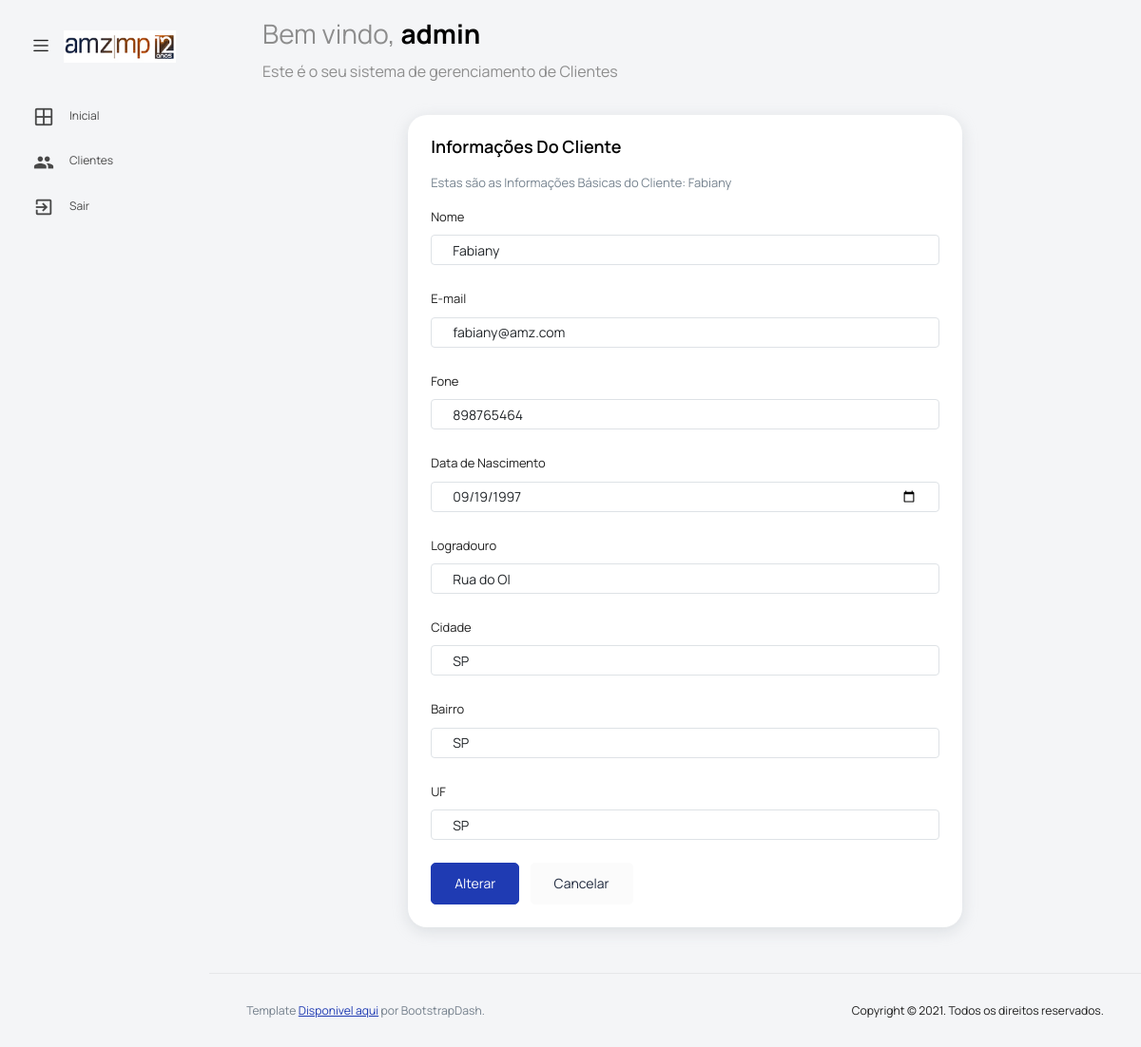
The app's page /template/alterarCliente.php?id=4 (signed in) with its own data.
### tables this page shows
CREATE TABLE `client` (
  `id` int(11) NOT NULL,
  `nome` varchar(150) NOT NULL,
  `email` varchar(150) NOT NULL,
  `fone` varchar(20) NOT NULL,
  `dataNasc` date NOT NULL,
  `logradouro` varchar(200) NOT NULL,
  `cidade` varchar(50) NOT NULL,
  `bairro` varchar(20) NOT NULL,
  `uf` varchar(20) NOT NULL
);

### template/class/Funcoes.class.php (called while the page is built, shortened)
<?php
abstract class Lista
{
	static function Cliente($id){
		try {
			$pdo = BancoDados::conectar();
			$cliente = $pdo->prepare('SELECT * FROM client WHERE id = :id');
            $cliente->bindValue(':id',$id);
			$cliente->execute();
			$cliente = $cliente->fetch(PDO::FETCH_OBJ);
			return $cliente;
		} catch (PDOException $e) {
			echo "Error: ".$e->getMessage();
		}
	}
}
?>

### template/alterarCliente.php (the view, shortened to what this page needs)
<?php
  require_once 'class/Funcoes.class.php';
  $cliente = Lista::Cliente($_GET['id']);
?>
<!DOCTYPE html>
<html lang="en">
  <head>
    <link rel="stylesheet" href="vendors/feather/feather.css" />
    <link rel="stylesheet" href="vendors/mdi/css/materialdesignicons.min.css" />
    <link rel="stylesheet" href="vendors/ti-icons/css/themify-icons.css" />
    <link rel="stylesheet" href="vendors/typicons/typicons.css" />
    <link
      rel="stylesheet"
      href="vendors/simple-line-icons/css/simple-line-icons.css"
    />
    <link rel="stylesheet" href="vendors/css/vendor.bundle.base.css" />
    <link
      rel="stylesheet"
      href="vendors/datatables.net-bs4/dataTables.bootstrap4.css"
    />
    <link rel="stylesheet" href="js/select.dataTables.min.css" />
    <link rel="stylesheet" href="css/vertical-layout-light/style.css" />
  </head>
  <body>
    <div class="container-scroller">
      <nav
        class="navbar default-layout col-lg-12 col-12 p-0 fixed-top d-flex align-items-top flex-row"
      >
        <div
          class="text-center navbar-brand-wrapper d-flex align-items-center justify-content-start"
        >
          <div class="me-3">
            <button
              class="navbar-toggler navbar-toggler align-self-center"
              type="button"
              data-bs-toggle="minimize"
            >
              <span class="icon-menu"></span>
            </button>
          </div>
          <div>
            <a class="navbar-brand brand-logo" href="index.php">
              <img src="images/logo.jpg" alt="logo" />
            </a>
          </div>
        </div>
        <div class="navbar-menu-wrapper d-flex align-items-top">
          <ul class="navbar-nav">
            <li class="nav-item font-weight-semibold d-none d-lg-block ms-0">
              <h1 class="welcome-text">
                Bem vindo, <span class="text-black fw-bold"><?php echo $_SESSION['Name']; ?></span>
              </h1>
              <h3 class="welcome-sub-text">
                Este é o seu sistema de gerenciamento de Clientes
              </h3>
            </li>
          </ul>
        </div>
      </nav>
      <div class="container-fluid page-body-wrapper">
        <nav class="sidebar sidebar-offcanvas" id="sidebar">
          <ul class="nav">
            <li class="nav-item">
              <a class="nav-link" href="index.php">
                <i class="mdi mdi-grid-large menu-icon"></i>
                <span class="menu-title">Inicial</span>
              </a>
            </li>
            <li class="nav-item">
              <a class="nav-link" href="clientes.php">
                <i class="menu-icon mdi mdi-account-multiple"></i>
                <span class="menu-title">Clientes</span>
              </a>
            </li>
            <li class="nav-item">
            <a class="nav-link" href="../doLogout.php">
              <i class="menu-icon mdi mdi-exit-to-app"></i>
              <span class="menu-title">Sair</span>
            </a>
          </li>
          </ul>
        </nav>
        <div class="main-panel">
          <div class="content-wrapper">
            <div class="row">
              <div class="col-2"></div>
              <div class="col-8 grid-margin stretch-card">
                <div class="card">
                  <div class="card-body">
                    <h4 class="card-title">Informações do Cliente</h4>
                    <p class="card-description">
                      Estas são as Informações Básicas do Cliente: <?php echo $cliente->nome; ?>
                    </p>
                    <form class="forms-sample" action="class/controle.php" method="POST">
                      <div class="form-group">
                        <label for="nome">Nome</label>
                        <input type="text" class="form-control" value="<?php echo $cliente->nome; ?>" name="nome" id="nome" placeholder="Nome">
                      </div>
                      <div class="form-group">
                        <label for="email">E-mail</label>
                        <input type="email" class="form-control" value="<?php echo $cliente->email; ?>" id="email" name="email" placeholder="E-mail">
                      </div>
                      <div class="form-group">
                        <label for="fone">Fone</label>
                        <input type="text" class="form-control" value="<?php echo $cliente->fone; ?>" id="fone" name="fone" placeholder="Fone">
                      </div>
                      <div class="form-group">
                        <label for="data">Data de Nascimento</label>
                        <input type="date" class="form-control" id="data" value="<?php echo $cliente->dataNasc;?>" name="data" >
                      </div>
                      <div class="form-group">
                        <label for="Logradouro">Logradouro</label>
                        <input type="text" class="form-control" value="<?php echo $cliente->logradouro;?>" name="logradouro" id="Logradouro" placeholder="Logradouro">
                      </div>
                      <div class="form-group">
                        <label for="cidade">Cidade</label>
                        <input type="text" class="form-control" value="<?php echo $cliente->cidade;?>" name="cidade" id="cidade" placeholder="Cidade">
                      </div>
                      <div class="form-group">
                        <label for="bairro">Bairro</label>
                        <input type="text" class="form-control" value="<?php echo $cliente->bairro;?>" name="bairro" id="bairro" placeholder="Bairro">
                      </div>
                      <div class="form-group">
                        <label for="UF">UF</label>
                        <input type="text" class="form-control" value="<?php echo $cliente->uf;?>" name="uf" id="UF" placeholder="UF">
                      </div>
                      <button type="submit" class="btn btn-primary me-2">Alterar</button>
                      <a href="clientes.php" class="btn btn-light">Cancelar</a>
                    </form>
                  </div>
                </div>
              </div>
              <div class="col-2"></div>
            </div>
          </div>
          <footer class="footer">
            <div
              class="d-sm-flex justify-content-center justify-content-sm-between"
            >
              <span
                class="text-muted text-center text-sm-left d-block d-sm-inline-block"
                >Template
                <a
                  href="https://github.com/BootstrapDash/star-admin2-free-admin-template"
                  target="_blank"
                  >Disponivel aqui</a
                >
                por BootstrapDash.</span
              >
              <span
                class="float-none float-sm-right d-block mt-1 mt-sm-0 text-center"
                >Copyright © 2021. Todos os direitos reservados.</span
              >
            </div>
          </footer>
        </div>
      </div>
    </div>
  </body>
</html>

### records on screen
client: nome "Fabiany", email "fabiany@amz.com", fone "898765464", data "09/19/1997", logradouro "Rua do OI", cidade "SP", bairro "SP", uf "SP"

### other values on screen
$_SESSION['Name'] "admin"
